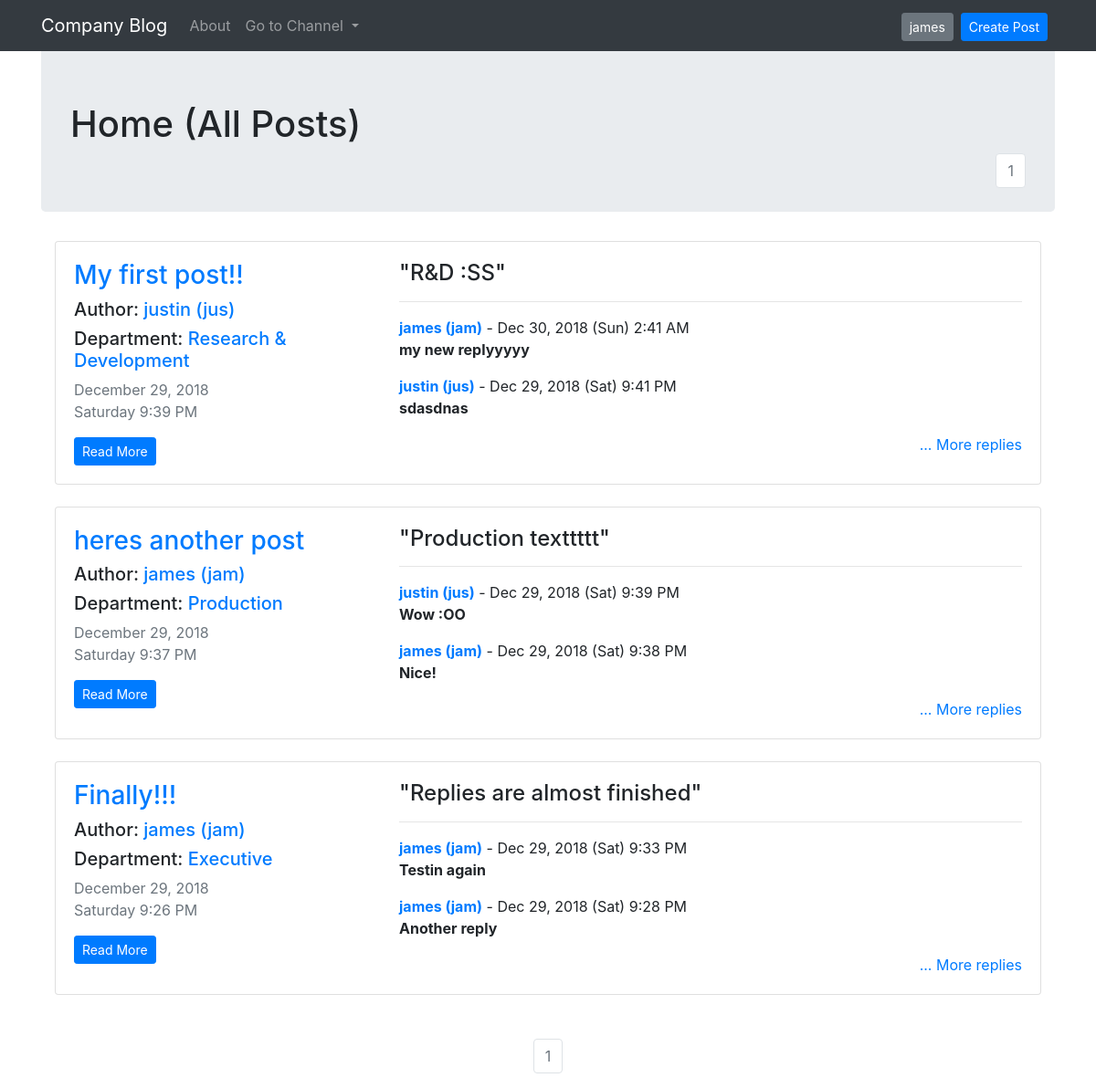
The page / (signed in) on the database its author committed.
### blogApp/models.py (models this page shows, shortened)
class User(db.Model, UserMixin):
    __tablename__ = 'users'
    id = db.Column(db.Integer, primary_key = True)
    email = db.Column(db.String(64), unique=True, index=True)
    username = db.Column(db.String(64), unique=True, index=True)
    position = db.Column(db.String(64), index=True)
    password_hash = db.Column(db.String(128))
    posts = db.relationship('Post', backref='author', lazy=True)
    replies = db.relationship('Reply', backref='replier', lazy=True)

class Post(db.Model):
    __tablename__ = 'posts'
    users = db.relationship(User)
    id = db.Column(db.Integer, primary_key=True)
    user_id = db.Column(db.Integer, db.ForeignKey('users.id'), nullable=False)
    date = db.Column(db.DateTime, nullable=False, default = datetime.utcnow)
    title = db.Column(db.String(128), nullable=False)
    department = db.Column(db.String(128))
    text = db.Column(db.Text, nullable=False)
    replies = db.relationship('Reply', backref='parent_post', lazy=True)

class Reply(db.Model):
    posts = db.relationship(Post)
    id = db.Column(db.Integer, primary_key=True)
    post_id = db.Column(db.Integer, db.ForeignKey('posts.id'), nullable=False)
    user_id = db.Column(db.Integer, db.ForeignKey('users.id'), nullable=False)
    date = db.Column(db.DateTime, nullable=False, default = datetime.utcnow)
    text = db.Column(db.Text, nullable=False)

### blogApp/core/views.py (the view)
@core.route('/')
def index():
	page = request.args.get('page', 1, type=int)
	posts = Post.query.order_by(Post.date.desc()).paginate(page=page, per_page=6)
	replies = Reply.query.order_by(Reply.date.desc())
	return render_template('index.html', posts=posts, replies=replies)

### blogApp/__init__.py (called while the page is built)
@app.context_processor
def inject_departments():
	departments = NewPostForm.departments
	return dict(departments=departments)

@app.context_processor
def inject_current_user():
	return dict(current_user=current_user)

### blogApp/models.py (called while the page is built)
@login_manager.user_loader
def load_user(user_id):
    return User.query.get(user_id)

### blogApp/templates/index.html (shortened to what this page needs)
{% extends "base.html" %}
{% block content %}
<div class="jumbotron">
	<h1>Home (All Posts)</h1>
	<nav aria-label="Page navigation example" style="float: right;">
		<ul class="pagination justify-content-center">
			{% for page_num in posts.iter_pages(left_edge=1, right_edge=1, left_current=1, right_current=2) %}
			{% if posts.page == page_num %}
			<li class="page-item disabled">
				<a class="page-link" href="{{ url_for('core.index', page=page_num) }}">{{ page_num }}</a></li>
			{% else %}
			<li class="page-item"><a class="page-link" href="{{ url_for('core.index', page=page_num) }}">{{ page_num }}</a></li>
			{% endif %}
			{% endfor %}
		</ul>
	</nav>
</div>
<div class="container">
	{% for item in posts.items %}
	<div class="card " >
		<div class="card-body row">
			<div class="col-md-4">
				<h3><a class="card-title" href="  {{ url_for('posts.view_post', post_id=item.id) }}">{{ item.title }}</a></h3>
				<h5>Author: <a href="{{ url_for('users.user_posts', username=item.author.username) }}">{{ item.author.username }} ({{item.author.position}})</a></h5>
				{% set dep = item.department %}
				<h5>Department: <a href="{{ url_for('core.department', department=dep) }}">{{ dep }}</a></h5>
				<p class="text-muted">
				    {{ item.date.strftime(' %B %d, %Y') }}<br>
				    {{ item.date.strftime('%A %-I:%M %p') }}
				</p>
				<a href="{{ url_for('posts.view_post', post_id=item.id) }}" class="btn btn-primary btn-sm">Read More</a>
			</div>
			<div class="col-md-8">
				{% if item.text|length < 100 %}
				<h4 class="card-text">"{{ item.text }}"</h4>
				{% else %}
				<h4 class="card-text">"{{ item.text[:100] }}..."</h4>
				{% endif %}
				<hr>
				{% set count = [0] %}
				{% for reply in replies %}
					{% if count[0] < 2 and reply.parent_post.id == item.id %}
						<p>
							<a href="{{ url_for('users.user_posts', username=reply.replier.username) }}"><b>{{reply.replier.username}} ({{reply.replier.position}})</b></a> -
							{{ reply.date.strftime('%b %d, %Y (%a) %-I:%M %p') }}
							<br>
							<b>{{reply.text}}</b>
						</p>
					{% endif %}
				{% endfor %}
				<div align="right">
					<a href="{{ url_for('posts.view_post', post_id=item.id) }}">... More replies</a>
				</div>
			</div>
		</div>
	</div>
	<br>
	{% endfor %}
</div>
<br>
<nav aria-label="Page navigation example"">
	<ul class="pagination justify-content-center">
		{% for page_num in posts.iter_pages(left_edge=1, right_edge=1, left_current=1, right_current=2) %}
		{% if posts.page == page_num %}
		<li class="page-item disabled">
			<a class="page-link" href="{{ url_for('core.index', page=page_num) }}">{{ page_num }}</a></li>
		{% else %}
		<li class="page-item"><a class="page-link" href="{{ url_for('core.index', page=page_num) }}">{{ page_num }}</a></li>
		{% endif %}
		{% endfor %}
	</ul>
</nav>
{% endblock %}

### blogApp/templates/base.html (shortened to what this page needs)
<!DOCTYPE html>
<html>
<head>
	<link rel="stylesheet" href="https://stackpath.bootstrapcdn.com/bootstrap/4.1.3/css/bootstrap.min.css">
</head>
<body>
	<nav class="navbar fixed-top navbar-expand-lg navbar-dark bg-dark">
		<div class="container">
		<a class="navbar-brand" href="{{ url_for('core.index') }}">Company Blog</a>
		<div class="collapse navbar-collapse" id="navbarSupportedContent">
			<ul class="navbar-nav mr-auto">
				<li class="nav-item">
					<a class="nav-link" href="{{ url_for('core.about') }}">About</a>
				</li>
				<li class="nav-item dropdown">
					<a class="nav-link dropdown-toggle" href="#" id="navbarDropdown" role="button" data-toggle="dropdown" aria-haspopup="true" aria-expanded="false">
						Go to Channel
					</a>
				</li>
			</ul>
			<ul class="navbar-nav ml-auto">
				{% if current_user.is_authenticated %}
				<li class="nav-item">
					<div style="margin-right: 8px; margin-top: 3px;">
						<a class="btn btn-secondary btn-sm" href="{{ url_for('users.account') }}"> {{current_user.username}}</a>
					</div>
				</li>
				<li class="nav-item">
					<div align="right" style="margin-right: 8px; margin-top: 3px;">
						<a class="btn btn-primary btn-sm" href="{{ url_for('posts.create_post') }}">Create Post</a>
					</div>
				</li>
				{% endif %}
			</ul>
			</div>
		</nav>
		<br>
		<br>
		<div class="container">
			{% block content %}
			{% endblock %}
		</div>
	</body>
	</html>

### rows shown on the page
User: username "james"
Post: title "My first post!!", author.username "justin", author.position "jus", department "Research & Development", date "December 29, 2018", date "Saturday 9:39 PM", text "R&D :SS"
Reply: replier.username "james", replier.position "jam", date "Dec 30, 2018 (Sun) 2:41 AM", text "my new replyyyyy"
Reply: replier.username "justin", replier.position "jus", date "Dec 29, 2018 (Sat) 9:41 PM", text "sdasdnas"
Post: title "heres another post", author.username "james", author.position "jam", department "Production", date "December 29, 2018", date "Saturday 9:37 PM", text "Production texttttt"
Reply: replier.username "justin", replier.position "jus", date "Dec 29, 2018 (Sat) 9:39 PM", text "Wow :OO"
Reply: replier.username "james", replier.position "jam", date "Dec 29, 2018 (Sat) 9:38 PM", text "Nice!"
Post: title "Finally!!!", author.username "james", author.position "jam", department "Executive", date "December 29, 2018", date "Saturday 9:26 PM", text "Replies are almost finished"
Reply: replier.username "james", replier.position "jam", date "Dec 29, 2018 (Sat) 9:33 PM", text "Testin again"
Reply: replier.username "james", replier.position "jam", date "Dec 29, 2018 (Sat) 9:28 PM", text "Another reply"

### other values the page prints
{{ page_num }} "1"
